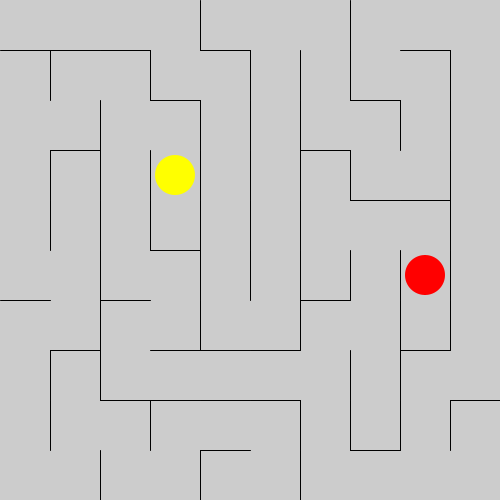
Frame 1 (no input)
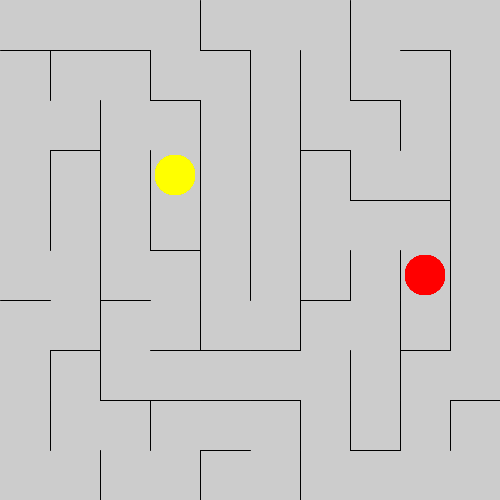
Frame 60 (the mouse pressed at the canvas centre just before this capture)
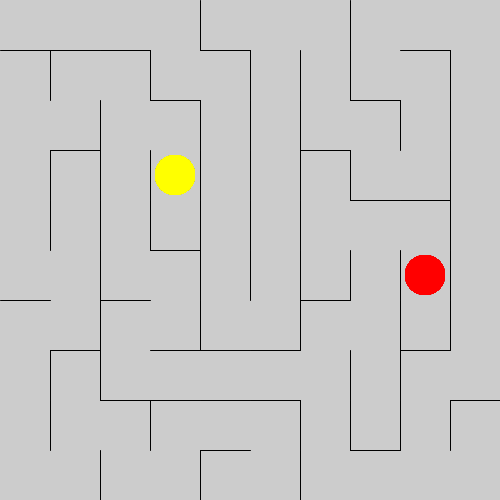
Frame 120 (the mouse held since frame 60 and released just before this capture)

The Processing sketch that drew these frames (run headless with seeded random() and noise(); from frame 60 on, the mouse is pressed at the canvas centre):

// Processing sketch: week14_4_maze_generate_wall
// ── week14_4_maze_generate_wall.pde
//產生地圖maze的方法
int startI=3, startJ=3;
int ghostI=5, ghostJ=8;
int [][] maze = new int[10][10];
boolean [][] visited = new boolean[10][10];
boolean testVisible(int i, int j){ //true: nothing
  if(i<0 || j<0 || i>=10 || j>=10) return true;
  return visited[i][j]; //false 要用它 doing something
}
int [][] wallH = new int[10][9];
int [][] wallW = new int[9][10];
void genMaze2(int i, int j, int ii, int jj){
  if(i==ii) wallH[i][min(j,jj)] = 1;
  if(j==jj) wallW[min(i,ii)][j] = 1;
  genMaze(ii,jj);
}
void genMaze(int i, int j){
  //if(i==9&&j==9) return;
  visited[i][j] = true;
  println(i,j);
  while(true){
    if(testVisible(i+1, j)==false && int(random(2))==0) {genMaze2(i,j,i+1,j);}
    if(testVisible(i-1, j)==false && int(random(2))==0) {genMaze2(i,j,i-1,j);}
    if(testVisible(i, j+1)==false && int(random(2))==0) {genMaze2(i,j,i,j+1);}
    if(testVisible(i, j-1)==false && int(random(2))==0) {genMaze2(i,j,i,j-1);}
    if(testVisible(i+1, j) && testVisible(i-1, j) && testVisible(i,j+1) && testVisible(i,j-1)) break;
  }
}
void setup(){
  size(500,500);
  genMaze(0,0);
  /*
  for(int i=0; i<9; i++){
    for(int j=0; j<10; j++){
      print(" "+wallW[i][j]);
    }
    println();
  }
  for(int i=0; i<10; i++){
    for(int j=0; j<9; j++){
      print(" "+wallH[i][j]);
    }
    println();
  }*/
}
void draw(){
  for(int i=0; i<10; i++){
    for(int j=0; j<9; j++){
      if(wallH[i][j]==0) line(50+j*50, i*50, 50+j*50, 50+i*50);
    }
  }
  for(int i=0; i<9; i++){
    for(int j=0; j<10; j++){
      if(wallW[i][j]==0) line(j*50, 50+i*50, 50+j*50, 50+i*50);
    }
  }
  
  for(int i=0; i<10; i++){
    for(int j=0; j<10; j++){
      noStroke();
      if(visited[i][j]) fill(125,125);
      else fill(255,0,0,125);
      //rect(j*50+5, i*50+5, 40, 40);
    }
  }
  fill(255,255,0); ellipse(startJ*50+25, startI*50+25, 40, 40);
  fill(255,0,0); ellipse(ghostJ*50+25, ghostI*50+25, 40, 40);
}
